Frame 1 (no input): blank canvas, image omitted
Frame 60 (the mouse pressed at the canvas centre just before this capture): blank canvas, image omitted
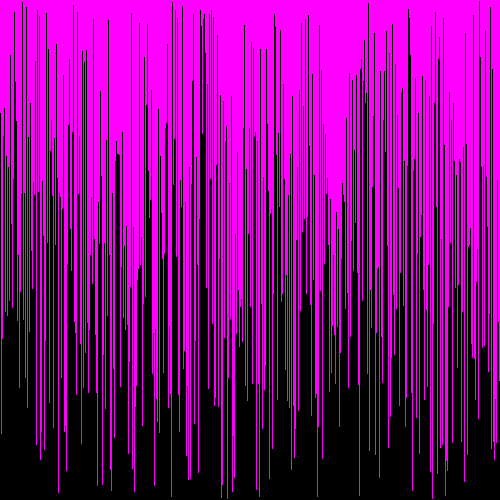
Frame 120 (the mouse held since frame 60 and released just before this capture)

The Processing sketch whose frames 1 and 60 were blank and that drew this single picture after the mouse press (run headless with seeded random() and noise(); from frame 60 on, the mouse is pressed at the canvas centre):

// Processing sketch: VisualArraySorter
// ── VisualArraySorter.pde
/* Paste the code into a new Processing sketch and complete the steps. */

//1. create an array of ints. don't initialize it yet.
int[] hi;
void setup() {
  //2. set the size of your window
  size(500, 500);
  //  if you are using Processing 3, you cannot use variables
  //  because the developers don't know how programming is supposed to work.

  //3. initialize your array with the built in width variable
  hi = new int[width];
  //4. initialize the ints in the array with random numbers
  //   from 0 to the built in height variable

  //5. call the noStroke() method
  noStroke();
}

void draw() {
  //6. set the background color with background(r, g, b);
  background(255, 0, 255);
  //7. set the color for your graph
  fill(0, 0, 0);
  //8. draw a rectangle for each int in your array.
  for (int i =0; i<hi.length; i++) {
    rect(i, height, 1, -hi[i]);
  }
  //   the x value will be the current index in the array
  //   the y value will the height variable
  //   the width is 1 (one)
  //   the height is negative the value of the element at the current index of the array


  //9. call the stepSort method
  stepSort(hi);
  //10. extract the code that randomizes the array into a method.

  //11. call the method you made in step 10 when the mouse is pressed
  if (mousePressed) {
    randomizeArray();
  }
}

void stepSort(int[] arr) {
  for (int i = 1; i < arr.length; i++) {
    if (arr[i - 1] > arr[i]) {
      int t = arr[i];
      arr[i] = arr[i - 1];
      arr[i - 1] = t;
    }
  }
}
void randomizeArray() {
  for (int i =0; i<hi.length; i++) {
    int randy = (int)random(height);
    hi[i]=randy;
  }
}
